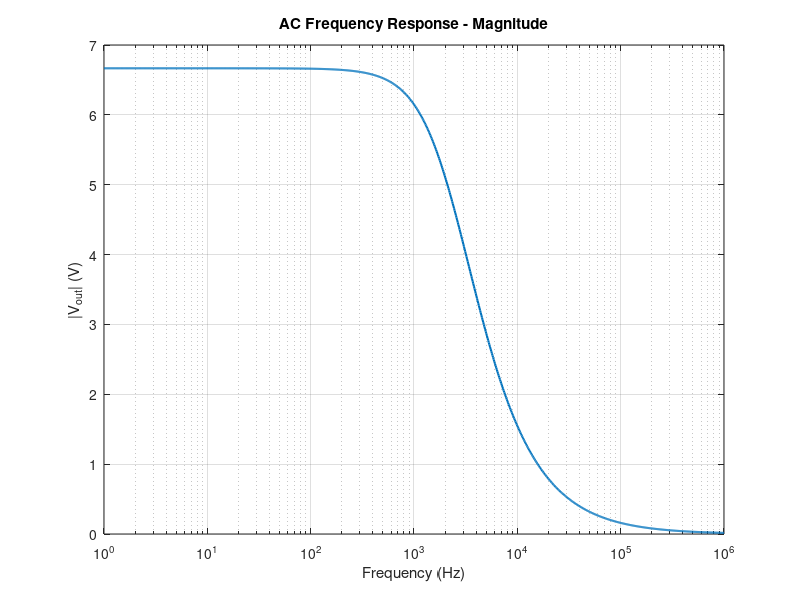
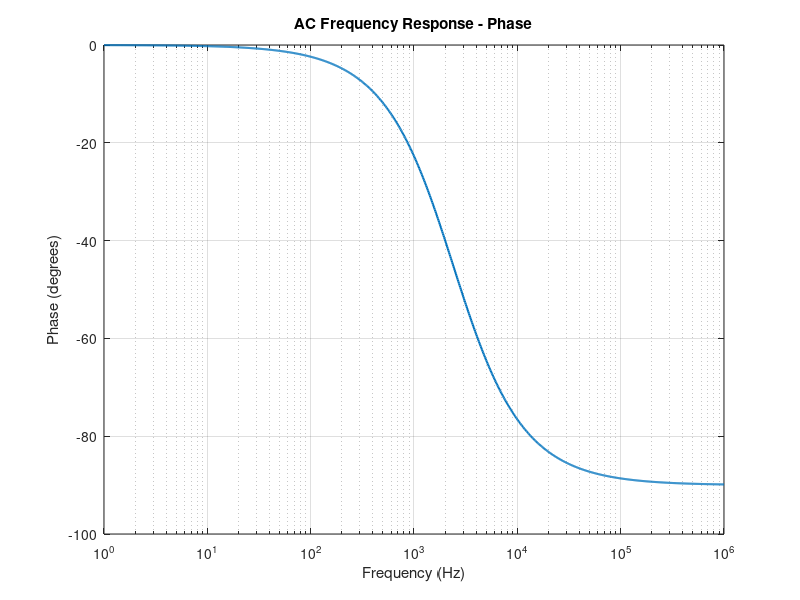

Recreate these plots in MATLAB, in order.
%% AC Analysis
% Circuit:
%
%                 R1 = 1 kOhm
% Vin  ---------R1--------o Vout
%                         |
%                         R2---- R2 = 2 kOhm ---- GND
%                         |
%                         C---- C = 100 nF ----- GND
%
% AC voltage source: 10 V
% The circuit is analyzed over a range of frequencies.
% x = [Vin; Vout; I_Vs]
% A*x = b

clear;
clc;
close all;

Vs = 10;               

R1 = 1e3;                
R2 = 2e3;               
C  = 100e-9;             

G1 = 1 / R1;
G2 = 1 / R2;

f = logspace(0, 6, 1000);    % 1 Hz to 1 MHz
w = 2 * pi * f;

Vout = zeros(size(f));
I_Vs = zeros(size(f));


for k = 1:length(f)

    Yc = 1j * w(k) * C;
    A = [
         G1,       -G1,             1;
        -G1,   G1 + G2 + Yc,        0;
          1,        0,              0
    ];

    b = [
        0;
        0;
        Vs
    ];

    x = A \ b;

    Vout(k) = x(2);
    I_Vs(k) = x(3);

end

Vout_mag = abs(Vout);
Vout_phase = angle(Vout) * 180 / pi;

figure;

semilogx(f, Vout_mag, 'LineWidth', 1.5);

grid on;

xlabel('Frequency (Hz)');
ylabel('|V_{out}| (V)');
title('AC Frequency Response - Magnitude');


figure;

semilogx(f, Vout_phase, 'LineWidth', 1.5);

grid on;

xlabel('Frequency (Hz)');
ylabel('Phase (degrees)');
title('AC Frequency Response - Phase');

fprintf('AC Analysis Results\n');
fprintf('-------------------\n');

fprintf('Input Voltage = %.2f V\n', Vs);
fprintf('R1 = %.2f Ohm\n', R1);
fprintf('R2 = %.2f Ohm\n', R2);
fprintf('C  = %.2e F\n', C);

fprintf('\nSelected Frequency Points\n');
fprintf('-------------------------\n');

selected_frequencies = [1, 10, 100, 1e3, 1e4, 1e5, 1e6];

for k = 1:length(selected_frequencies)

    [~, idx] = min(abs(f - selected_frequencies(k)));

    fprintf( ...
        'f = %8.1f Hz : |Vout| = %8.4f V, Phase = %8.2f deg\n', ...
        f(idx), ...
        Vout_mag(idx), ...
        Vout_phase(idx) ...
    );

end
